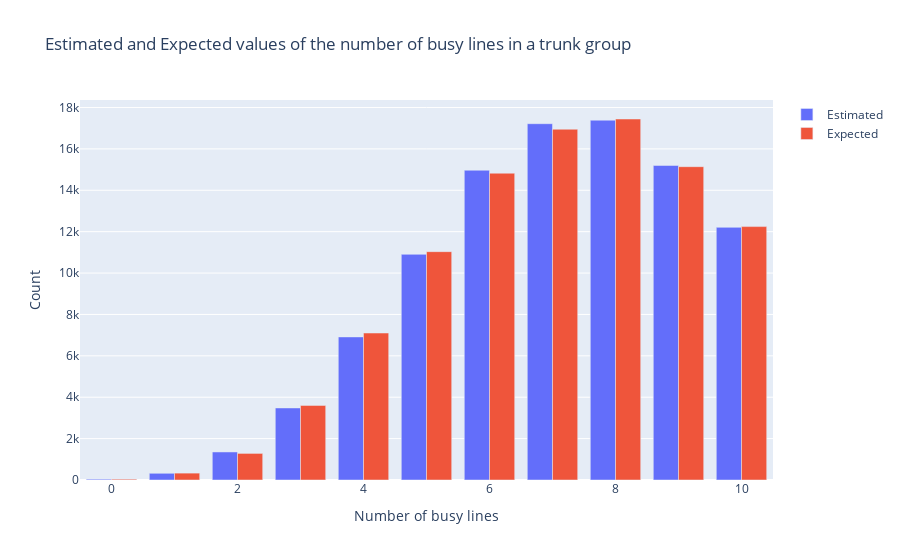

The cell this chart's notebook holds for it:
### Code cell
#1The number of busy lines in a trunk group (Erlang system) is
#given by a truncated Poisson distribution

#unnormalized probability mass function
g = lambda x : A**x / factorial(x)


def metropolis_hastings(g,N,m, burn_in = int(N)):
    #X and Y are random integers from 0 to m
    U = np.random.uniform(0,1,N + burn_in)
    X = np.zeros(N + burn_in,dtype = int)
    X[0] = 3
    #prob_of_sampling = np.minimum(g(X)/g(Y),np.ones(N))
    #sample X with probability prob_of_sampling
    for i in range(1,N+burn_in):
        x = X[i-1]
        y = np.random.randint(0,m+1)
        
        if U[i] <= min(g(y) / g(x),1) :
            X[i] = y
        else:
            X[i] = x
            
    # X = np.where(U<prob_of_sampling,X,Y)
    X = X[burn_in:]
    return X

def truncated_poisson_samples(lam, low, high, size=1, numvars = 1):
    samples = []
    while len(samples) < size:
        x = np.random.poisson(lam, numvars)
        if low <= x <= high:
            samples.append(x)
    return np.array(samples)

X_est = metropolis_hastings(g,N,m)
#X_est is the number of busy lines in a trunk group
#create histogram and plot i
hist_estimate,_ = np.histogram(X_est, bins = np.arange(m+2))

#sample from the truncated poisson distribution
X_expected = truncated_poisson_samples(A, 0, m, N)
hist_expected,_ = np.histogram(X_expected, bins = np.arange(m+2))

#Do a Plotly histogram of the estimated values and the expected values in the same plot
fig = go.Figure()
fig.add_trace(go.Bar(x = list(range(m+1)), y = hist_estimate, name = 'Estimated'))
fig.add_trace(go.Bar(x = list(range(m+1)), y = hist_expected, name = 'Expected'))
fig.update_layout(title = 'Estimated and Expected values of the number of busy lines in a trunk group',
                  xaxis_title = 'Number of busy lines',
                  yaxis_title = 'Count')
fig.show()

T, p_value = chisquare(hist_estimate/N, hist_expected/N)
print('Chi-square test statistic:', T)
print('P-value:', p_value)

### Figure 1 — Plotly figure (JSON) as saved in the notebook; plotly's stock layout.template omitted (floating-point values rounded to 4 significant figures)
{"data": [{"name": "Estimated", "type": "bar", "x": [0, 1, 2, 3, 4, 5, 6, 7, 8, 9, 10], "y": [39, 324, 1355, 3482, 6914, 10905, 14969, 17217, 17387, 15199, 12209]}, {"name": "Expected", "type": "bar", "x": [0, 1, 2, 3, 4, 5, 6, 7, 8, 9, 10], "y": [39, 333, 1285, 3604, 7102, 11033, 14825, 16950, 17444, 15140, 12245]}], "layout": {"title": {"text": "Estimated and Expected values of the number of busy lines in a trunk group"}, "xaxis": {"title": {"text": "Number of busy lines"}}, "yaxis": {"title": {"text": "Count"}}}}
